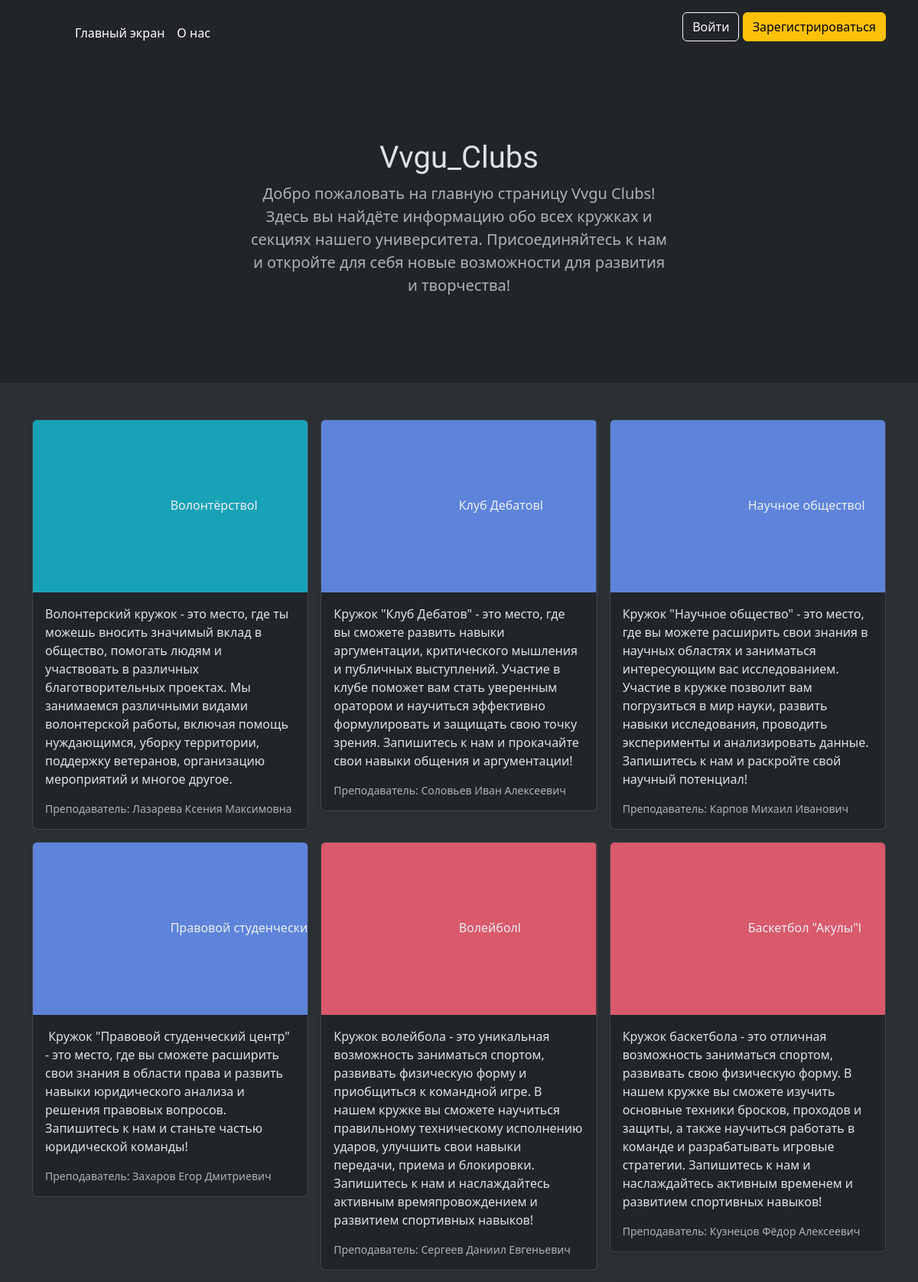
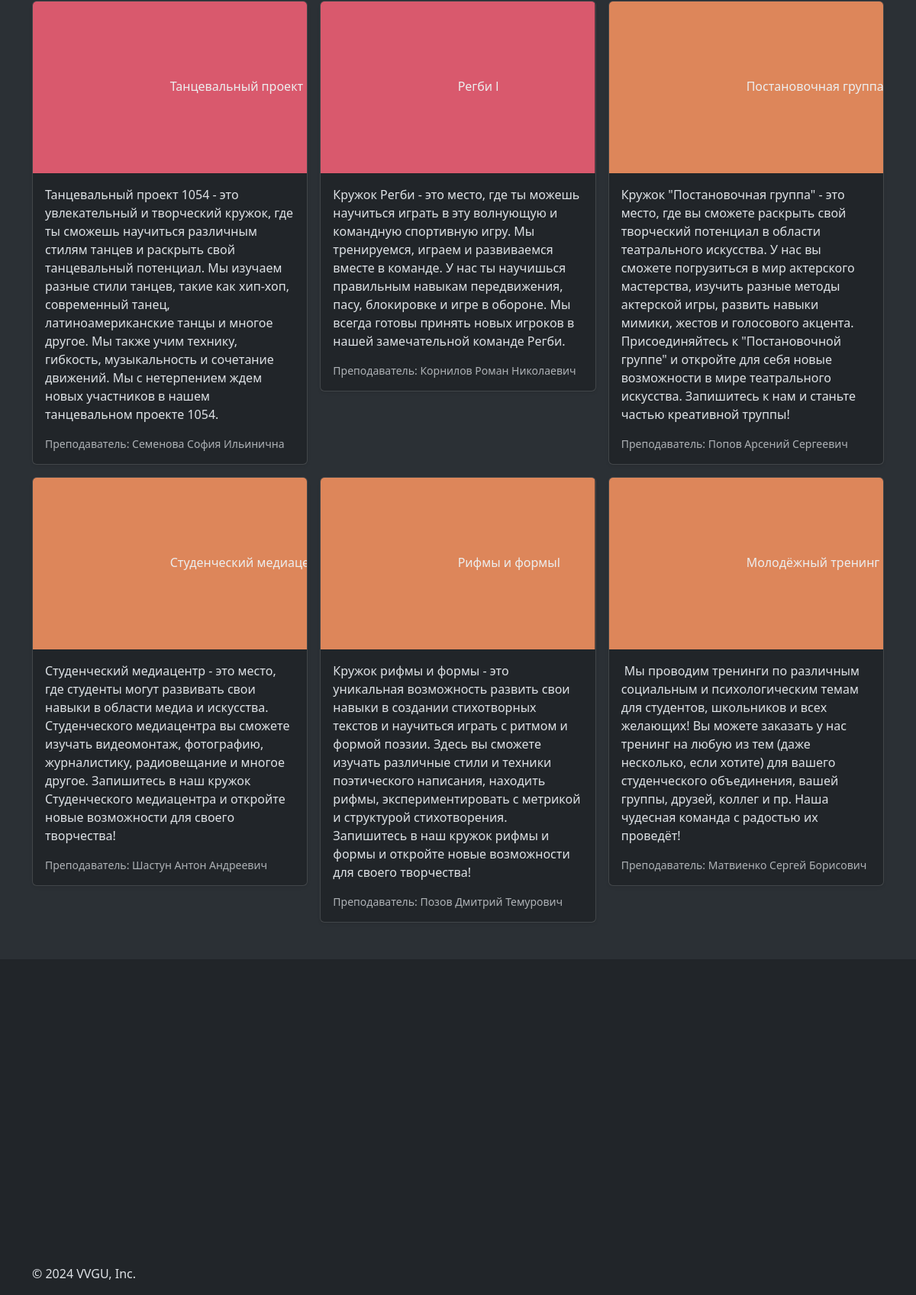
/index, run on the app's committed database (2 pictures, top to bottom).
### data/clubs.py (models this page shows)
class Clubs(SqlAlchemyBase):
    __tablename__ = 'clubs'
    id = sqlalchemy.Column(sqlalchemy.Integer,
                           primary_key=True, autoincrement=True, unique=True)
    title = sqlalchemy.Column(sqlalchemy.String, nullable=True)
    teacher_name = sqlalchemy.Column(sqlalchemy.String, nullable=True)
    type = sqlalchemy.Column(sqlalchemy.String, nullable=True)
    is_closed = sqlalchemy.Column(sqlalchemy.Boolean, nullable=True, default=False)
    about = sqlalchemy.Column(sqlalchemy.String)

### app.py (the view)
@app.route('/')
@app.route('/index')
def index():
    db_sess = db_session.create_session()
    clubss = db_sess.query(clubs.Clubs).all()
    db_sess.close()
    return render_template("index.html", clubs=clubss)

### data/db_session.py (called while the page is built)
def create_session() -> Session:
    global __factory
    return __factory()

### templates/index.html (shortened to what this page needs)
{% extends 'base.html' %}
{% block body %}
<main>
    <section class="py-5 text-center container">
        <div class="row py-lg-5">
          <div class="col-lg-6 col-md-8 mx-auto">
              {% if current_user.is_authenticated and not current_user.is_teacher %}
              <h1 id="titlee">Vvgu_Clubs</h1>
              <h1>Выберите кружок на который вы хотите записаться</h1>
              {% elif current_user.is_teacher %}
              <h1>Кружки для учеников</h1>
              {% else %}
                <h1 id="titlee">Vvgu_Clubs</h1>
                <p class="lead text-body-secondary">
                    Добро пожаловать на главную страницу Vvgu Clubs!
                    Здесь вы найдёте информацию обо всех кружках и секциях нашего университета.
                    Присоединяйтесь к нам и откройте для себя новые возможности для развития и творчества!
                </p>
              {% endif %}
          </div>
        </div>
    </section>
    <div class="album py-5 bg-body-tertiary">
        <div class="container">
          <div class="row row-cols-1 row-cols-sm-2 row-cols-md-3 g-3">
              {% for club in clubs %}
                <div class="col">
                  <div class="card shadow-sm">
                      <svg class="bd-placeholder-img card-img-top" width="100%" height="225" xmlns="http://www.w3.org/2000/svg" role="img" aria-label="Placeholder: Thumbnail" preserveAspectRatio="xMidYMid slice" focusable="false"><title>Placeholder</title>
                        {% if club.type == 'vol' %}
                        <rect width="100%" height="100%" fill="#17a2b8"></rect>
                        {% elif club.type == 'sp' %}
                        <rect width="100%" height="100%" fill="#D9596D"></rect>
                        {% elif club.type == 'na' %}
                        <rect width="100%" height="100%" fill="#5D84DA"></rect>
                        {% elif club.type == 'tv' %}
                        <rect width="100%" height="100%" fill="#DD865A"></rect>
                        {% else %}
                        <rect width="100%" height="100%" fill="#55595c"></rect>
                        {% endif %}
                        <text x="50%" y="50%" fill="#eceeef" dy=".3em">{{ club.title }}l</text>
                    </svg>
                    <div class="card-body">
                      <p class="card-text">{{ club.about }}</p>
                      <div class="d-flex justify-content-between align-items-center">
                        <small class="text-body-secondary">Преподаватель: {{ club.teacher_name }}</small>
                      </div>
                    </div>
                  </div>
                </div>
              {% endfor %}
          </div>
        </div>
      </div>
</main>
<div id="map" style="width: 85%; height: 400px; margin: 0 auto"></div>
{% endblock %}

### templates/base.html (shortened to what this page needs)
<!doctype html>
<html lang="ru" data-bs-theme="dark">
<head>
    <link href="https://cdn.jsdelivr.net/npm/bootstrap@5.3.3/dist/css/bootstrap.min.css" rel="stylesheet">
</head>
<body>
    <header class="p-3 text-bg-dark">
        <div class="container">
            <div class="d-flex flex-wrap align-items-center justify-content-center justify-content-lg-start">
                <a href="/" class="d-flex align-items-center mb-2 mb-lg-0 text-white text-decoration-none">
                    <svg class="bi me-2" width="40" height="32" role="img" aria-label="Bootstrap"><use xlink:href="#bootstrap"></use></svg>
                </a>
                <ul class="nav col-12 col-lg-auto me-lg-auto mb-2 justify-content-center mb-md-0">
                    <li><a href="/" class="nav-link px-2 text-white">Главный экран</a></li>
                    <li><a href="/about" class="nav-link px-2 text-white">О нас</a></li>
                </ul>
            <div class="text-end">
                {% if current_user.is_authenticated %}
                    <p>{{ current_user.name }}</p>
                    <button type="button" class="btn btn-outline-light"><a href="/logout" class="nav-link">Выйти</a></button>
                    {% if current_user.is_teacher %}
                        {% if current_user.have_club %}
                            <button type="button" class="btn btn-outline-light"><a href="/club/edit" class="nav-link">Редактировать кружок</a></button>
                        {% else %}
                            <button type="button" class="btn btn-outline-light"><a href="/club/create" class="nav-link">Создать кружок</a></button>
                        {% endif %}
                        <button type="button" class="btn btn-outline-light"><a href="/requests_students" class="nav-link">Заявки студентов</a></button>
                    {% else %}
                        <button type="button" class="btn btn-outline-light"><a href="/requests" class="nav-link">Заявки</a></button>
                    {% endif %}
                {% else %}
                    <p>
                        <button type="button" class="btn btn-outline-light"><a href="/login" class="nav-link">Войти</a></button>
                        <button type="button" class="btn btn-warning"><a href="/register" class="nav-link">Зарегистрироваться</a></button>
                    </p>
                {% endif %}
            </div>
          </div>
        </div>
    </header>
    {% block body %}{% endblock %}
    <footer class="container">
        <p>© 2024 VVGU, Inc.</p>
    </footer>
</body>
</html>

### templates/index.html (style rules this page uses)
#titlee { font-family: "Irish Grover", system-ui; font-weight: 400; font-style: normal; }

### data on the page
Clubs: title "Волонтёрство", about "Волонтерский кружок - это место, где ты можешь вносить значимый вклад в общество, помогать людям и участвовать в различных благотворительных проектах. Мы занимаемся различными видами волонтерской работы, включая помощь нуждающимся, уборку территории, поддержку ветеранов, организацию мероприятий и многое другое.", teacher_name "Лазарева Ксения Максимовна"
Clubs: title "Клуб Дебатов", about "Кружок \"Клуб Дебатов\" - это место, где вы сможете развить навыки аргументации, критического мышления и публичных выступлений. Участие в клубе поможет вам стать уверенным оратором и научиться эффективно формулировать и защищать свою точку зрения. Запишитесь к нам и прокачайте свои навыки общения и аргументации!", teacher_name "Соловьев Иван Алексеевич"
Clubs: title "Научное общество", about "Кружок \"Научное общество\" - это место, где вы можете расширить свои знания в научных областях и заниматься интересующим вас исследованием. Участие в кружке позволит вам погрузиться в мир науки, развить навыки исследования, проводить эксперименты и анализировать данные. Запишитесь к нам и раскройте свой научный потенциал!", teacher_name "Карпов Михаил Иванович"
Clubs: title "Правовой…", about "Кружок \"Правовой студенческий центр\" - это место, где вы сможете расширить свои знания в области права и развить навыки юридического анализа и решения правовых вопросов. Запишитесь к нам и станьте частью юридической команды!", teacher_name "Захаров Егор Дмитриевич"
Clubs: title "Волейбол", about "Кружок волейбола - это уникальная возможность заниматься спортом, развивать физическую форму и приобщиться к командной игре. В нашем кружке вы сможете научиться правильному техническому исполнению ударов, улучшить свои навыки передачи, приема и блокировки. Запишитесь к нам и наслаждайтесь активным времяпровождением и развитием спортивных навыков!", teacher_name "Сергеев Даниил Евгеньевич"
Clubs: title "Баскетбол \"Акулы\"", about "Кружок баскетбола - это отличная возможность заниматься спортом, развивать свою физическую форму. В нашем кружке вы сможете изучить основные техники бросков, проходов и защиты, а также научиться работать в команде и разрабатывать игровые стратегии. Запишитесь к нам и наслаждайтесь активным временем и развитием спортивных навыков!", teacher_name "Кузнецов Фёдор Алексеевич"
Clubs: title "Танцевальный проект…", about "Танцевальный проект 1054 - это увлекательный и творческий кружок, где ты сможешь научиться различным стилям танцев и раскрыть свой танцевальный потенциал. Мы изучаем разные стили танцев, такие как хип-хоп, современный танец, латиноамериканские танцы и многое другое. Мы также учим технику, гибкость, музыкальность и сочетание движений. Мы с нетерпением ждем новых участников в нашем танцевальном проекте 1054.", teacher_name "Семенова София Ильинична"
Clubs: title "Регби", about "Кружок Регби - это место, где ты можешь научиться играть в эту волнующую и командную спортивную игру. Мы тренируемся, играем и развиваемся вместе в команде. У нас ты научишься правильным навыкам передвижения, пасу, блокировке и игре в обороне. Мы всегда готовы принять новых игроков в нашей замечательной команде Регби.", teacher_name "Корнилов Роман Николаевич"
Clubs: title "Постановочная группа", about "Кружок \"Постановочная группа\" - это место, где вы сможете раскрыть свой творческий потенциал в области театрального искусства. У нас вы сможете погрузиться в мир актерского мастерства, изучить разные методы актерской игры, развить навыки мимики, жестов и голосового акцента. Присоединяйтесь к \"Постановочной группе\" и откройте для себя новые возможности в мире театрального искусства. Запишитесь к нам и станьте частью креативной труппы!", teacher_name "Попов Арсений Сергеевич"
Clubs: title "Студенческий…", about "Студенческий медиацентр - это место, где студенты могут развивать свои навыки в области медиа и искусства. Студенческого медиацентра вы сможете изучать видеомонтаж, фотографию, журналистику, радиовещание и многое другое. Запишитесь в наш кружок Студенческого медиацентра и откройте новые возможности для своего творчества!", teacher_name "Шастун Антон Андреевич"
Clubs: title "Рифмы и формы", about "Кружок рифмы и формы - это уникальная возможность развить свои навыки в создании стихотворных текстов и научиться играть с ритмом и формой поэзии. Здесь вы сможете изучать различные стили и техники поэтического написания, находить рифмы, экспериментировать с метрикой и структурой стихотворения. Запишитесь в наш кружок рифмы и формы и откройте новые возможности для своего творчества!", teacher_name "Позов Дмитрий Темурович"
Clubs: title "Молодёжный тренинг…", about "Мы проводим тренинги по различным социальным и психологическим темам для студентов, школьников и всех желающих! Вы можете заказать у нас тренинг на любую из тем (даже несколько, если хотите) для вашего студенческого объединения, вашей группы, друзей, коллег и пр. Наша чудесная команда с радостью их проведёт!", teacher_name "Матвиенко Сергей Борисович"
